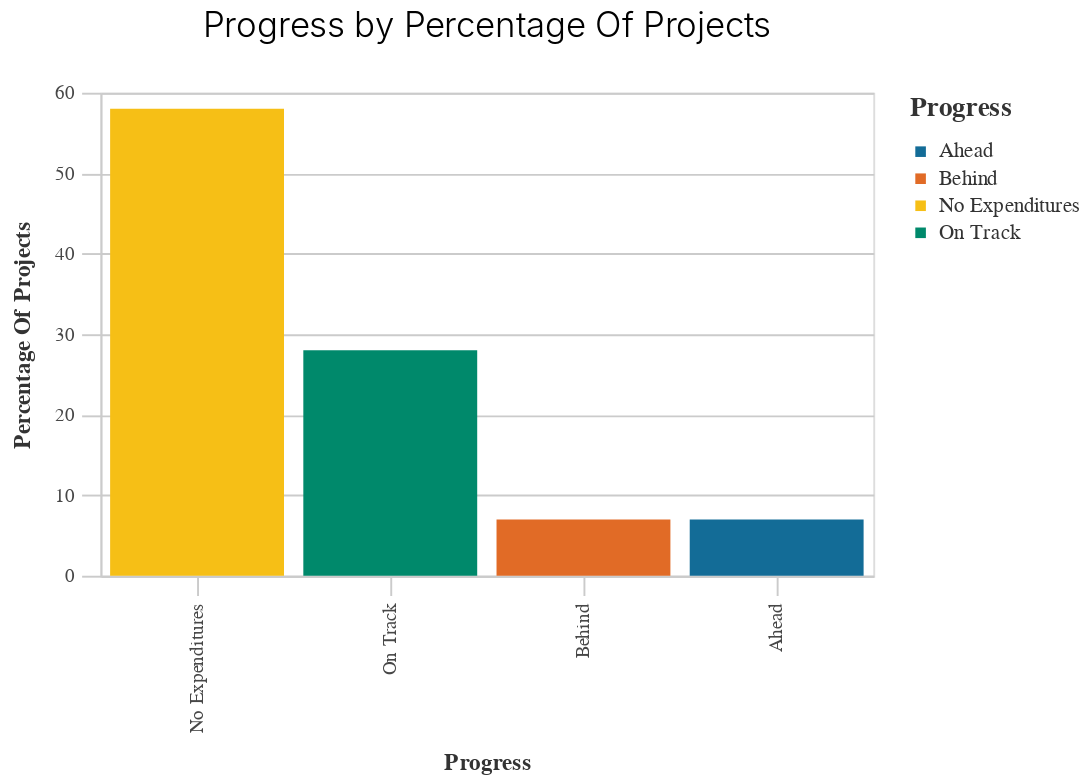

The notebook cell saved with this chart:
### Code cell
chart_progress = TIRCP_functions.basic_bar_chart(df1, 'Progress','Percentage_of_Projects', 'Progress') 
chart_progress

### Figure 1 — Vega-Lite specification as saved in the notebook (floating-point values rounded to 4 significant figures)
{"config": {"view": {"continuousWidth": 400, "continuousHeight": 300}, "axis": {"domainColor": "#cbcbcb", "grid": true, "gridColor": "#cbcbcb", "gridWidth": 1, "labelColor": "#474747", "labelFont": "Nunito Sans", "labelFontSize": 10, "labelPadding": 4, "tickColor": "#cbcbcb", "tickSize": 10, "titleColor": "#333", "titleFont": "Raleway", "titleFontSize": 12, "titlePadding": 10}, "axisBand": {"grid": false}, "background": "white", "font": "Raleway", "header": {"labelFont": "Nunito Sans", "titleFont": "Raleway"}, "legend": {"labelColor": "#333", "labelFont": "Nunito Sans", "labelFontSize": 11, "labelLimit": 0, "padding": 1, "symbolSize": 30, "symbolType": "square", "titleColor": "#333", "titleFont": "Raleway", "titleFontSize": 14, "titlePadding": 10}, "title": {"anchor": "middle", "font": "Raleway", "fontSize": 18, "fontWeight": 300, "offset": 20}}, "data": {"name": "data-c0bebcbe78e785e66635c4997b9cd066"}, "mark": "bar", "encoding": {"color": {"field": "Progress", "legend": {"title": "Progress"}, "scale": {"range": ["#136C97", "#E16B26", "#F6BF16", "#00896B", "#7790A3", "#5B559C"]}, "type": "nominal"}, "x": {"field": "Progress", "sort": "-y", "title": "Progress", "type": "nominal"}, "y": {"field": "Percentage_of_Projects", "title": "Percentage Of Projects", "type": "quantitative"}}, "height": 250, "title": "Progress by Percentage Of Projects", "width": 400, "$schema": "https://vega.github.io/schema/vega-lite/v4.17.0.json", "datasets": {"data-c0bebcbe78e785e66635c4997b9cd066": [{"Progress": "No Expenditures", "Count_of_Projects": 43, "Percentage_of_Projects": 58.0}, {"Progress": "Behind", "Count_of_Projects": 5, "Percentage_of_Projects": 7.0}, {"Progress": "On Track", "Count_of_Projects": 21, "Percentage_of_Projects": 28.0}, {"Progress": "Ahead", "Count_of_Projects": 5, "Percentage_of_Projects": 7.0}]}}
